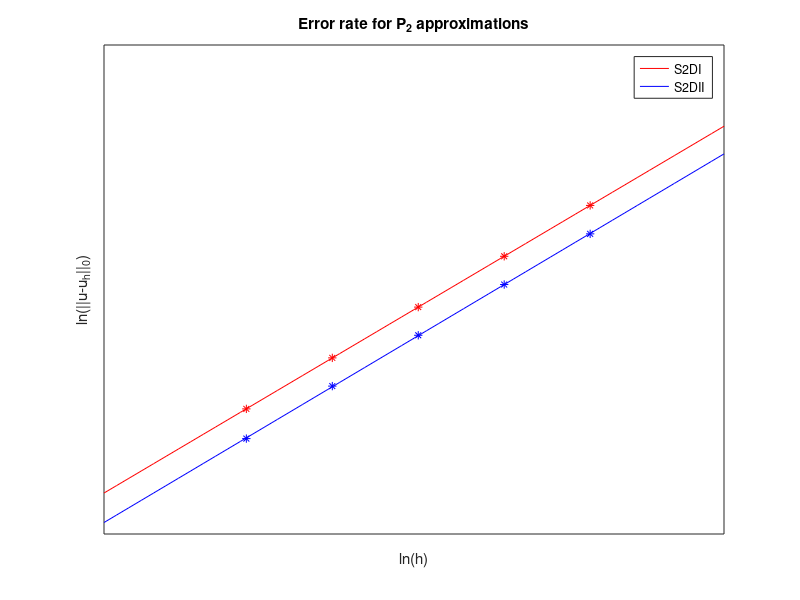

This figure's MATLAB source: (Note: this script raises an error after producing the figure.)
format long
h0 = [1/8,1/16,1/32,1/64,1/128];
h = [1/8,1/16,1/32,1/64,1/128,1/256];
%S2D_P2
E =[     0.001414000 0.000176600 0.000022100 0.000002770  0.000000344   0
         0.000441900 0.000055640 0.000006981 0.0000008732 0.00000010206 0 
         0.001973110 0.000927175 0.000445322 0.0002169660 0.000106746000000   0.000052855800000];
E1 = E(1,1:5); 
E2 = E(2,1:5);
E3 = E(3,:);
p2_k1 = polyfit(log(h0),log(E1),1); %polyfit
p2_k2 = polyfit(log(h0),log(E2),1);
p2_k3 = polyfit(log(h),log(E3),1);
x = [-6:0.1:-1]; 
F1 = polyval(p2_k1,x); 
F2 = polyval(p2_k2,x);
F3 = polyval(p2_k3,x);

figure(1) %||u - u_h||_0
plot(x,F1,'r',x,F2,'b',log(h0),log(E1),'r*',log(h0),log(E2),'b*')%plot all
%plot(x,F1,'r',x,F2,'b',x,F3,'g',log(h0),log(E1),'r*',log(h0),log(E2),'b*',log(h),log(E3),'g*')%plot all  
set(gca,'xtick',[])
set(gca,'ytick',[])
xlabel('ln(h)'); 
ylabel('ln(||u-u_h||_0)');  
legend('S2DI','S2DII')
%legend('S2DI','S2DII','N2D');
title('Error rate for P_2 approximations');
format short;
p=[p2_k1(1),p2_k2(1),p2_k3(1)]
gtext(num2str(p2_k1(1)));
gtext(num2str(p2_k2(1)));
%gtext(num2str(p2_k3(1)));
 

E = [    0.0170820 0.0043392 0.0010914 0.0002735 0.0000685 0.0000171 
         0.006832  0.001721  0.0004317 0.0001081 0.00002704     0
          0.015068800000000   0.003496030000000   0.000836508000000   0.000203841000000   0.000050222700000   0.000012454100000]
E1 = E(1,:); 
E2 = E(2,1:5);
E3 = E(3,:);
p2_k1 = polyfit(log(h),log(E1),1); %polyfit
p2_k2 = polyfit(log(h0),log(E2),1);
p2_k3 = polyfit(log(h),log(E3),1);
x = [-6:0.1:-1]; 
F1 = polyval(p2_k1,x); 
F2 = polyval(p2_k2,x);
F3 = polyval(p2_k3,x);

figure(2) %\|\triangledown\times(\mathbf{u} - \mathbf{u}_h)\|
plot(x,F1,'r',x,F2,'b',log(h),log(E1),'r*',log(h0),log(E2),'b*')
%plot(x,F1,'r',x,F2,'b',x,F3,'g',log(h),log(E1),'r*',log(h0),log(E2),'b*',log(h),log(E3),'g*')%plot all  
set(gca,'xtick',[])
set(gca,'ytick',[])
xlabel('ln(h)'); 
ylabel('ln(||curl(u- u_h)||_0 + ||div(u - u_h)||)');  
legend('S2DI','S2DII')
%legend('S2DI','S2DII','N2D');
title('Error rates for P_2 approximations');
format short;
p=[p2_k1(1),p2_k2(1),p2_k3(1)]
gtext(num2str(p2_k1(1)));
gtext(num2str(p2_k2(1)));
%gtext(num2str(p2_k3(1)));
 

 
